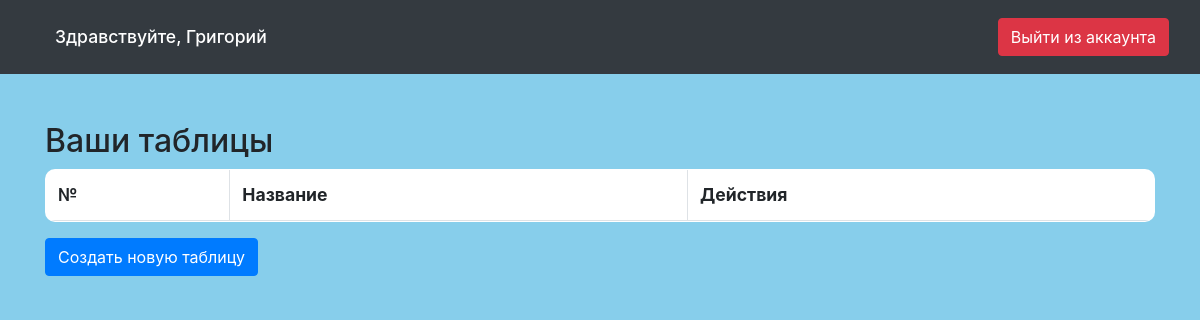
/main_page/ (signed in), run on an earlier commit of the app's database.
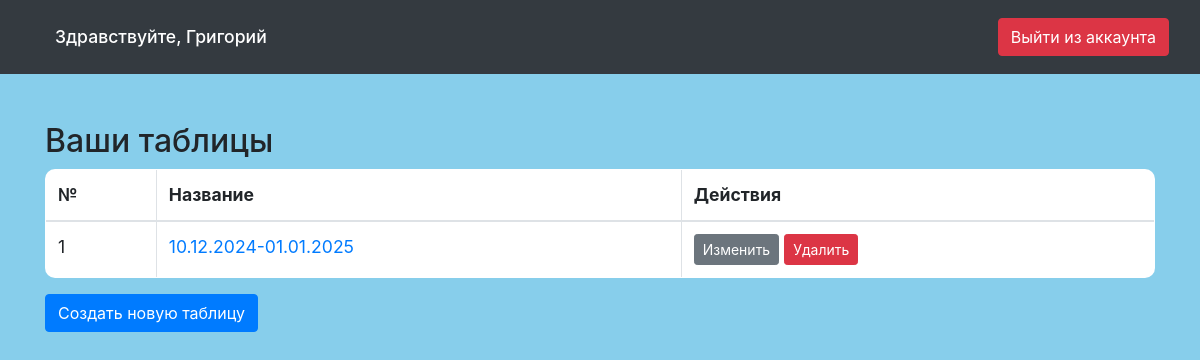
And on a later commit of the database.
### home/models.py (models this page shows)
class Table(models.Model):
    user = models.ForeignKey(User, on_delete=models.CASCADE)
    name = models.CharField(max_length=255)

### home/views.py (the view)
# urls.py: path('main_page/', views.main_page, name='main_page'),
@login_required(login_url='login')
def main_page(request):
    tables = Table.objects.filter(user=request.user).order_by('-id')
    if request.method == 'POST':
        new_table_name = request.POST.get('new_table_name')
        if new_table_name:
            Table.objects.create(user=request.user, name=new_table_name)
            messages.success(request, "Новая таблица успешно создана!")
            return redirect('main_page')
    if 'table' in request.GET:
        request.session['table'] = request.GET['table']
        print(request.session.get('table'))
    return render(request, 'main_page.html', {'tables': tables})

### home/templates/main_page.html (shortened to what this page needs)
<!DOCTYPE html>
<html lang="en">
<head>
    {% load filters %}
    {% load static %}
    <link rel="stylesheet" type="text/css" href="{% static 'table_page.css' %}">
    <link rel="stylesheet" type="text/css" href="{% static 'font.css' %}">
    <link href="https://maxcdn.bootstrapcdn.com/bootstrap/4.5.2/css/bootstrap.min.css" rel="stylesheet">
</head>
<body>
    <nav class="navbar custom-navbar navbar-dark py-3">
        <div class="container-fluid">
            <a class="nav-link px-4 py-2">Здравствуйте, {{ user.username }}</a>
            <button class="btn btn-danger btn-small ml-auto">
                    <a class="text-white text-decoration-none" href="{% url 'login' %}">Выйти из аккаунта</a>
            </button>
        </div>
    </nav>
    <div class="container mt-5">
        <h2>Ваши таблицы</h2>
        <table class="table">
            <thead>
                <tr>
                    <th>№</th>
                    <th>Название</th>
                    <th>Действия</th>
                </tr>
            </thead>
            <tbody>
                {% for table in tables %}
                <tr>
                    <td>{{ forloop.counter }}</td>
                    <td><a href="{% url 'plans' %}?table={{ table.id }}">{{ table.name }}</a></td>
                    <td>
                        <button class="btn btn-sm btn-secondary" data-toggle="modal" data-target="#editTableModal-{{ table.id }}">
                            Изменить
                        </button>
                        <a href="{% url 'delete_table' table.id %}" class="btn btn-sm btn-danger">Удалить</a>
                    </td>
                </tr>
                {% endfor %}
            </tbody>
        </table>
        <button class="btn btn-primary" data-toggle="modal" data-target="#newTableModal">Создать новую таблицу</button>
    </div>
</body>
</html>

What changed in the data, as far as the page shows it:
added Table: name "10.12.2024-01.01.2025"
